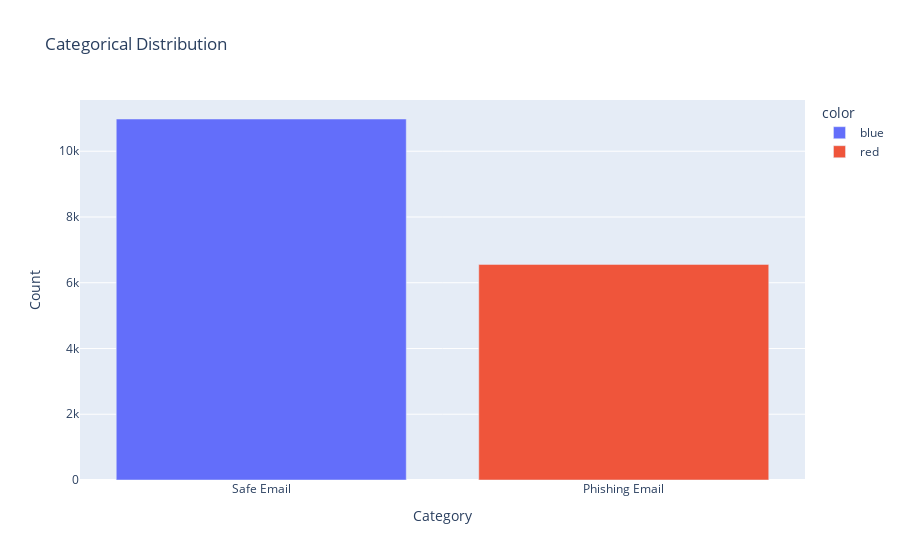

Write notebook code for a chart like this one.
### Code cell
# Create the bar chart
fig = px.bar(df['Email Type'].value_counts(), x=df['Email Type'].value_counts().index, y=df['Email Type'].value_counts().values,
             color=['blue', 'red'], labels={'x': 'Category', 'y': 'Count'},
             title="Categorical Distribution")

# Show the plot
fig.show()

### Figure 1 — Plotly figure (JSON) as saved in the notebook; plotly's stock layout.template omitted (floating-point values rounded to 4 significant figures)
{"data": [{"hovertemplate": "color=blue<br>Category=%{x}<br>Count=%{y}<extra></extra>", "legendgroup": "blue", "marker": {"color": "#636efa", "pattern": {"shape": ""}}, "name": "blue", "orientation": "v", "showlegend": true, "textposition": "auto", "type": "bar", "x": ["Safe Email"], "xaxis": "x", "y": [10980], "yaxis": "y"}, {"hovertemplate": "color=red<br>Category=%{x}<br>Count=%{y}<extra></extra>", "legendgroup": "red", "marker": {"color": "#EF553B", "pattern": {"shape": ""}}, "name": "red", "orientation": "v", "showlegend": true, "textposition": "auto", "type": "bar", "x": ["Phishing Email"], "xaxis": "x", "y": [6558], "yaxis": "y"}], "layout": {"barmode": "relative", "legend": {"title": {"text": "color"}, "tracegroupgap": 0}, "title": {"text": "Categorical Distribution"}, "xaxis": {"anchor": "y", "domain": [0, 1], "title": {"text": "Category"}}, "yaxis": {"anchor": "x", "domain": [0, 1], "title": {"text": "Count"}}}}
